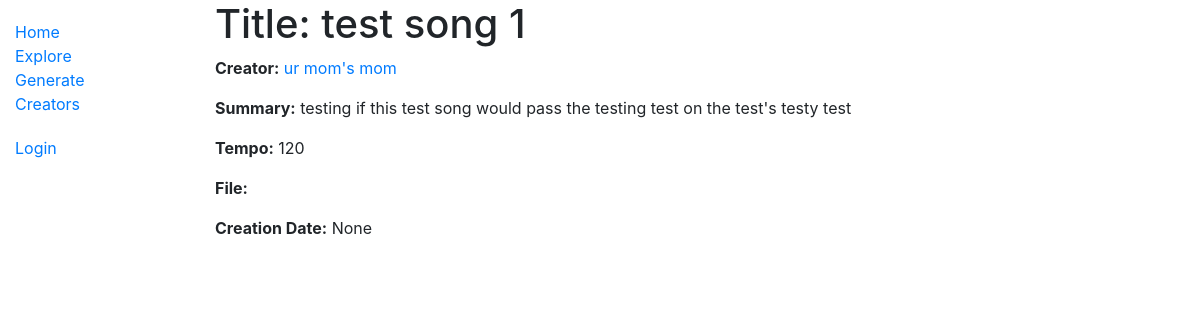
/musicmachine/song/1, run on the app's committed database.
### musicmachine/models.py (models this page shows, shortened)
class Song(models.Model):
    title = models.CharField(max_length=30, help_text='Enter song title')
    creator = models.CharField('Creator', max_length=16, help_text='<a href="https://www.kevin.com/musicmachine/creators/creator_id">Creator profile</a>')# TODO: make this link to creator profile
    tempo = models.IntegerField('Tempo', validators=[MaxValueValidator(300)])
    summary = models.TextField(max_length=1000, help_text='Enter a brief description of the song')
    file = models.FileField()
    creation_date = models.DateField(null=True, blank=True)
    class Meta:
        ordering = ['creator', 'title']

### musicmachine/views.py (the view)
# urls.py: path('song/<int:pk>', views.SongDetailView.as_view(), name='song-detail'),
class SongDetailView(generic.DetailView):
    model = Song

### musicmachine/templates/musicmachine/song_detail.html
{% extends "musicmachine/base_generic.html" %}
{% block content %}
  <h1>Title: {{ song.title }}</h1>
  <p><strong>Creator:</strong> <a href="">{{ song.creator }}</a></p>
  <p><strong>Summary:</strong> {{ song.summary }}</p>
  <p><strong>Tempo:</strong> {{ song.tempo }}</p>
  <p><strong>File:</strong> {{ song.file }}</p>
  <p><strong>Creation Date:</strong> {{ song.creation_date }}</p>
{% endblock %}

### data on the page
Song: title "test song 1", creator "ur mom's mom", summary "testing if this test song would pass the testing test on the test's testy test", tempo "120", creation_date "None"
